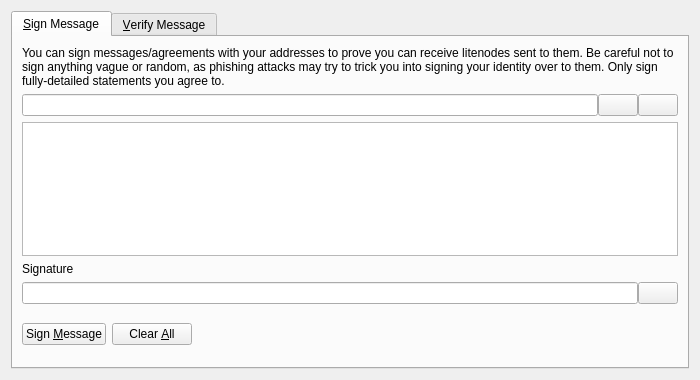
<?xml version="1.0" encoding="UTF-8"?>
<ui version="4.0">
 <class>SignVerifyMessageDialog</class>
 <widget class="QDialog" name="SignVerifyMessageDialog">
  <property name="geometry">
   <rect>
    <x>0</x>
    <y>0</y>
    <width>700</width>
    <height>380</height>
   </rect>
  </property>
  <property name="windowTitle">
   <string>Signatures - Sign / Verify a Message</string>
  </property>
  <property name="modal">
   <bool>true</bool>
  </property>
  <layout class="QVBoxLayout" name="verticalLayout">
   <item>
    <widget class="QTabWidget" name="tabWidget">
     <property name="currentIndex">
      <number>0</number>
     </property>
     <widget class="QWidget" name="tabSignMessage">
      <attribute name="title">
       <string>&amp;Sign Message</string>
      </attribute>
      <layout class="QVBoxLayout" name="verticalLayout_SM">
       <item>
        <widget class="QLabel" name="infoLabel_SM">
         <property name="text">
          <string>You can sign messages/agreements with your addresses to prove you can receive litenodes sent to them. Be careful not to sign anything vague or random, as phishing attacks may try to trick you into signing your identity over to them. Only sign fully-detailed statements you agree to.</string>
         </property>
         <property name="textFormat">
          <enum>Qt::PlainText</enum>
         </property>
         <property name="wordWrap">
          <bool>true</bool>
         </property>
        </widget>
       </item>
       <item>
        <layout class="QHBoxLayout" name="horizontalLayout_1_SM">
         <property name="spacing">
          <number>0</number>
         </property>
         <item>
          <widget class="QValidatedLineEdit" name="addressIn_SM">
           <property name="toolTip">
            <string>The Litenode address to sign the message with</string>
           </property>
          </widget>
         </item>
         <item>
          <widget class="QPushButton" name="addressBookButton_SM">
           <property name="toolTip">
            <string>Choose previously used address</string>
           </property>
           <property name="text">
            <string/>
           </property>
           <property name="icon">
            <iconset resource="../bitcoin.qrc">
             <normaloff>:/icons/address-book</normaloff>:/icons/address-book</iconset>
           </property>
           <property name="shortcut">
            <string>Alt+A</string>
           </property>
           <property name="autoDefault">
            <bool>false</bool>
           </property>
          </widget>
         </item>
         <item>
          <widget class="QPushButton" name="pasteButton_SM">
           <property name="toolTip">
            <string>Paste address from clipboard</string>
           </property>
           <property name="text">
            <string/>
           </property>
           <property name="icon">
            <iconset resource="../bitcoin.qrc">
             <normaloff>:/icons/editpaste</normaloff>:/icons/editpaste</iconset>
           </property>
           <property name="shortcut">
            <string>Alt+P</string>
           </property>
           <property name="autoDefault">
            <bool>false</bool>
           </property>
          </widget>
         </item>
        </layout>
       </item>
       <item>
        <widget class="QPlainTextEdit" name="messageIn_SM">
         <property name="toolTip">
          <string>Enter the message you want to sign here</string>
         </property>
        </widget>
       </item>
       <item>
        <widget class="QLabel" name="signatureLabel_SM">
         <property name="text">
          <string>Signature</string>
         </property>
         <property name="textFormat">
          <enum>Qt::PlainText</enum>
         </property>
        </widget>
       </item>
       <item>
        <layout class="QHBoxLayout" name="horizontalLayout_2_SM">
         <property name="spacing">
          <number>0</number>
         </property>
         <item>
          <widget class="QLineEdit" name="signatureOut_SM">
           <property name="font">
            <font>
             <italic>true</italic>
            </font>
           </property>
           <property name="readOnly">
            <bool>true</bool>
           </property>
          </widget>
         </item>
         <item>
          <widget class="QPushButton" name="copySignatureButton_SM">
           <property name="toolTip">
            <string>Copy the current signature to the system clipboard</string>
           </property>
           <property name="text">
            <string/>
           </property>
           <property name="icon">
            <iconset resource="../bitcoin.qrc">
             <normaloff>:/icons/editcopy</normaloff>:/icons/editcopy</iconset>
           </property>
           <property name="autoDefault">
            <bool>false</bool>
           </property>
          </widget>
         </item>
        </layout>
       </item>
       <item>
        <layout class="QHBoxLayout" name="horizontalLayout_3_SM">
         <item>
          <widget class="QPushButton" name="signMessageButton_SM">
           <property name="toolTip">
            <string>Sign the message to prove you own this Litenode address</string>
           </property>
           <property name="text">
            <string>Sign &amp;Message</string>
           </property>
           <property name="icon">
            <iconset resource="../bitcoin.qrc">
             <normaloff>:/icons/edit</normaloff>:/icons/edit</iconset>
           </property>
           <property name="autoDefault">
            <bool>false</bool>
           </property>
          </widget>
         </item>
         <item>
          <widget class="QPushButton" name="clearButton_SM">
           <property name="toolTip">
            <string>Reset all sign message fields</string>
           </property>
           <property name="text">
            <string>Clear &amp;All</string>
           </property>
           <property name="icon">
            <iconset resource="../bitcoin.qrc">
             <normaloff>:/icons/remove</normaloff>:/icons/remove</iconset>
           </property>
           <property name="autoDefault">
            <bool>false</bool>
           </property>
          </widget>
         </item>
         <item>
          <spacer name="horizontalSpacer_1_SM">
           <property name="orientation">
            <enum>Qt::Horizontal</enum>
           </property>
           <property name="sizeHint" stdset="0">
            <size>
             <width>40</width>
             <height>48</height>
            </size>
           </property>
          </spacer>
         </item>
         <item>
          <widget class="QLabel" name="statusLabel_SM">
           <property name="font">
            <font>
             <weight>75</weight>
             <bold>true</bold>
            </font>
           </property>
           <property name="text">
            <string/>
           </property>
           <property name="wordWrap">
            <bool>true</bool>
           </property>
          </widget>
         </item>
         <item>
          <spacer name="horizontalSpacer_2_SM">
           <property name="orientation">
            <enum>Qt::Horizontal</enum>
           </property>
           <property name="sizeHint" stdset="0">
            <size>
             <width>40</width>
             <height>48</height>
            </size>
           </property>
          </spacer>
         </item>
        </layout>
       </item>
      </layout>
     </widget>
     <widget class="QWidget" name="tabVerifyMessage">
      <attribute name="title">
       <string>&amp;Verify Message</string>
      </attribute>
      <layout class="QVBoxLayout" name="verticalLayout_VM">
       <item>
        <widget class="QLabel" name="infoLabel_VM">
         <property name="text">
          <string>Enter the receiver's address, message (ensure you copy line breaks, spaces, tabs, etc. exactly) and signature below to verify the message. Be careful not to read more into the signature than what is in the signed message itself, to avoid being tricked by a man-in-the-middle attack. Note that this only proves the signing party receives with the address, it cannot prove sendership of any transaction!</string>
         </property>
         <property name="textFormat">
          <enum>Qt::PlainText</enum>
         </property>
         <property name="alignment">
          <set>Qt::AlignLeading|Qt::AlignLeft|Qt::AlignTop</set>
         </property>
         <property name="wordWrap">
          <bool>true</bool>
         </property>
        </widget>
       </item>
       <item>
        <layout class="QHBoxLayout" name="horizontalLayout_1_VM">
         <property name="spacing">
          <number>0</number>
         </property>
         <item>
          <widget class="QValidatedLineEdit" name="addressIn_VM">
           <property name="toolTip">
            <string>The Litenode address the message was signed with</string>
           </property>
          </widget>
         </item>
         <item>
          <widget class="QPushButton" name="addressBookButton_VM">
           <property name="toolTip">
            <string>Choose previously used address</string>
           </property>
           <property name="text">
            <string/>
           </property>
           <property name="icon">
            <iconset resource="../bitcoin.qrc">
             <normaloff>:/icons/address-book</normaloff>:/icons/address-book</iconset>
           </property>
           <property name="shortcut">
            <string>Alt+A</string>
           </property>
           <property name="autoDefault">
            <bool>false</bool>
           </property>
          </widget>
         </item>
        </layout>
       </item>
       <item>
        <widget class="QPlainTextEdit" name="messageIn_VM"/>
       </item>
       <item>
        <widget class="QValidatedLineEdit" name="signatureIn_VM"/>
       </item>
       <item>
        <layout class="QHBoxLayout" name="horizontalLayout_2_VM">
         <item>
          <widget class="QPushButton" name="verifyMessageButton_VM">
           <property name="toolTip">
            <string>Verify the message to ensure it was signed with the specified Litenode address</string>
           </property>
           <property name="text">
            <string>Verify &amp;Message</string>
           </property>
           <property name="icon">
            <iconset resource="../bitcoin.qrc">
             <normaloff>:/icons/transaction_0</normaloff>:/icons/transaction_0</iconset>
           </property>
           <property name="autoDefault">
            <bool>false</bool>
           </property>
          </widget>
         </item>
         <item>
          <widget class="QPushButton" name="clearButton_VM">
           <property name="toolTip">
            <string>Reset all verify message fields</string>
           </property>
           <property name="text">
            <string>Clear &amp;All</string>
           </property>
           <property name="icon">
            <iconset resource="../bitcoin.qrc">
             <normaloff>:/icons/remove</normaloff>:/icons/remove</iconset>
           </property>
           <property name="autoDefault">
            <bool>false</bool>
           </property>
          </widget>
         </item>
         <item>
          <spacer name="horizontalSpacer_1_VM">
           <property name="orientation">
            <enum>Qt::Horizontal</enum>
           </property>
           <property name="sizeHint" stdset="0">
            <size>
             <width>40</width>
             <height>48</height>
            </size>
           </property>
          </spacer>
         </item>
         <item>
          <widget class="QLabel" name="statusLabel_VM">
           <property name="font">
            <font>
             <weight>75</weight>
             <bold>true</bold>
            </font>
           </property>
           <property name="text">
            <string/>
           </property>
           <property name="wordWrap">
            <bool>true</bool>
           </property>
          </widget>
         </item>
         <item>
          <spacer name="horizontalSpacer_2_VM">
           <property name="orientation">
            <enum>Qt::Horizontal</enum>
           </property>
           <property name="sizeHint" stdset="0">
            <size>
             <width>40</width>
             <height>48</height>
            </size>
           </property>
          </spacer>
         </item>
        </layout>
       </item>
      </layout>
     </widget>
    </widget>
   </item>
  </layout>
 </widget>
 <customwidgets>
  <customwidget>
   <class>QValidatedLineEdit</class>
   <extends>QLineEdit</extends>
   <header>qt/qvalidatedlineedit.h</header>
  </customwidget>
 </customwidgets>
 <resources>
  <include location="../bitcoin.qrc"/>
 </resources>
 <connections/>
</ui>
